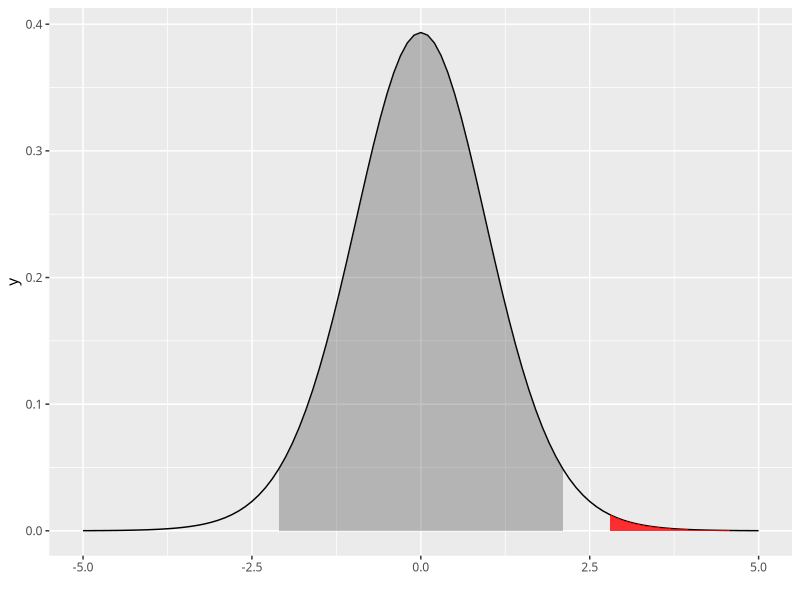
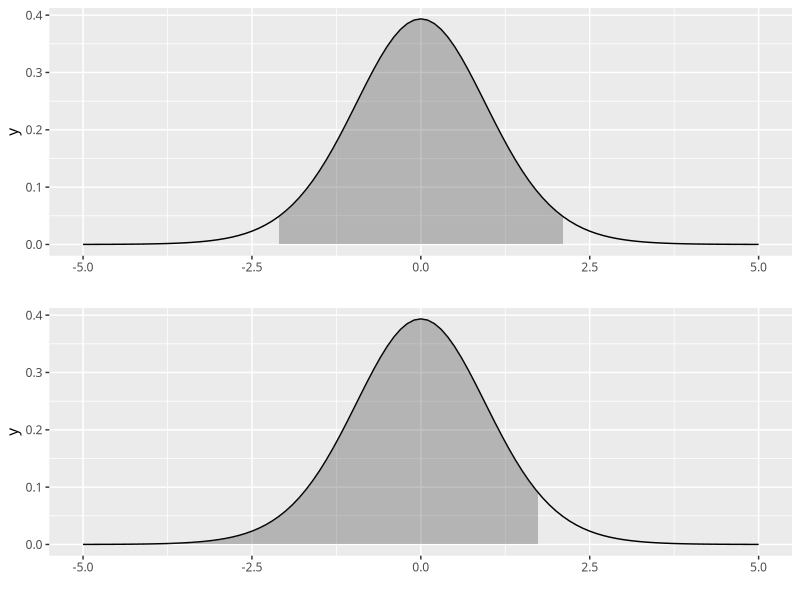

Generate these figures, in order, with R:
## ---- chunk 1
library(tidyverse)
# t分布の描画 ------------------------------------------------------------------
library(gridExtra)
old = theme_set(theme_gray(base_family = "HiraKakuProN-W3"))

q <- qt(c(0.025,0.975),df=18)
ggplot(data = data.frame(X = c(-5, 5)), aes(x = X)) + stat_function(fun = dt, args = list(df = 18))+xlab("")+
  geom_ribbon(data=data.frame(X=x<-seq(q[1],q[2],len=101), Y=dt(x,df=18)), aes(x=X, ymin=0, ymax=Y),alpha=0.3)+
  geom_ribbon(data=data.frame(X=x<-seq(2.794003,5,len=101), Y=dt(x,df=18)), aes(x=X, ymin=0, ymax=Y),fill="red",alpha=0.8)
## ---- chunk 2
# 片側と両側
p1 <- ggplot(data = data.frame(X = c(-5, 5)), aes(x = X)) + stat_function(fun = dt, args = list(df = 18))+xlab("")+
  geom_ribbon(data=data.frame(X=x<-seq(q[1],q[2],len=101), Y=dt(x,df=18)), aes(x=X, ymin=0, ymax=Y),alpha=0.3)

p2 <- ggplot(data = data.frame(X = c(-5, 5)), aes(x = X)) + stat_function(fun = dt, args = list(df = 18))+xlab("")+
  geom_ribbon(data=data.frame(X=x<-seq(-5,qt(0.95,df=18),len=101), Y=dt(x,df=18)), aes(x=X, ymin=0, ymax=Y),alpha=0.3)
  

grid.arrange(p1, p2, ncol = 1)
